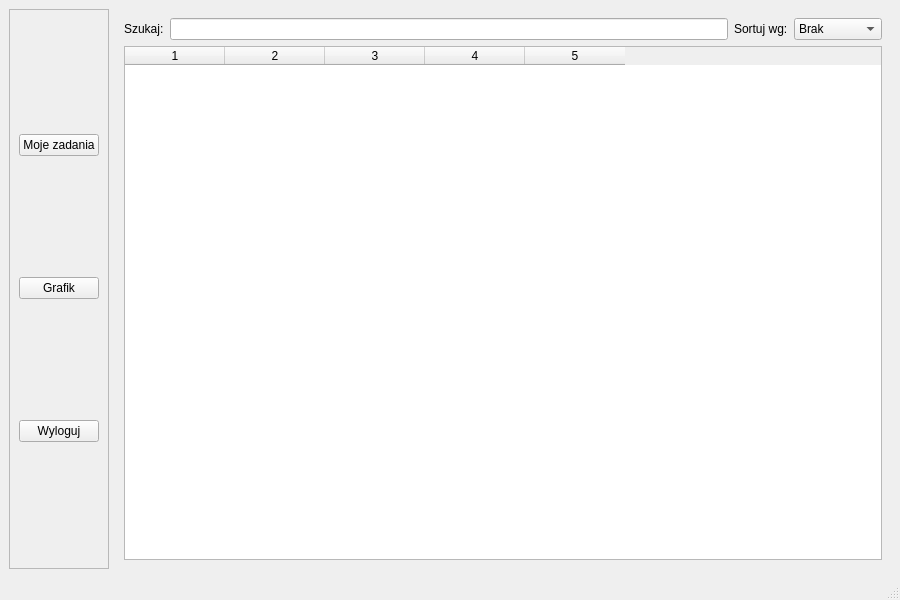
<?xml version="1.0" encoding="UTF-8"?>
<ui version="4.0">
	<class>EmployeeWindow</class>
	<widget class="QMainWindow" name="EmployeeWindow">
		<property name="geometry">
			<rect>
				<x>0</x>
				<y>0</y>
				<width>900</width>
				<height>600</height>
			</rect>
		</property>
		<property name="windowTitle">
			<string>Panel Pracownika</string>
		</property>
		<widget class="QWidget" name="centralwidget">
			<layout class="QHBoxLayout" name="horizontalLayoutMain">
				<item>
					<widget class="QFrame" name="menuFrame">
						<property name="frameShape">
							<enum>QFrame::StyledPanel</enum>
						</property>
						<layout class="QVBoxLayout" name="menuLayout">
							<item>
								<widget class="QPushButton" name="btnTasks">
									<property name="text">
										<string>Moje zadania</string>
									</property>
								</widget>
							</item>
							<item>
								<widget class="QPushButton" name="btnSchedule">
									<property name="text">
										<string>Grafik</string>
									</property>
								</widget>
							</item>
							<item>
								<widget class="QPushButton" name="btnLogout">
									<property name="text">
										<string>Wyloguj</string>
									</property>
								</widget>
							</item>
						</layout>
					</widget>
				</item>
				<item>
					<widget class="QStackedWidget" name="stackedWidget">
						<widget class="QWidget" name="pageTasks">
							<layout class="QVBoxLayout" name="verticalLayoutSearch">
								<item>
									<layout class="QHBoxLayout" name="searchSortLayout">
										<item>
											<widget class="QLabel" name="labelSearch">
												<property name="text">
													<string>Szukaj:</string>
												</property>
											</widget>
										</item>
										<item>
											<widget class="QLineEdit" name="lineEditSearch"/>
										</item>
										<item>
											<widget class="QLabel" name="labelSort">
												<property name="text">
													<string>Sortuj wg:</string>
												</property>
											</widget>
										</item>
										<item>
											<widget class="QComboBox" name="comboSort">
												<item>
													<property name="text">
														<string>Brak</string>
													</property>
												</item>
												<item>
													<property name="text">
														<string>Deadline ↑</string>
													</property>
												</item>
												<item>
													<property name="text">
														<string>Deadline ↓</string>
													</property>
												</item>
												<item>
													<property name="text">
														<string>Priorytet ↓</string>
													</property>
												</item>
												<item>
													<property name="text">
														<string>Priorytet ↑</string>
													</property>
												</item>
											</widget>
										</item>
									</layout>
								</item>
								<item>
									<widget class="QTableWidget" name="tableWidgetTasks">
										<property name="columnCount">
											<number>5</number>
										</property>
										<property name="horizontalHeaderLabels">
											<stringlist>
												<string>Tytuł</string>
												<string>Deadline</string>
												<string>Data dodania</string>
												<string>Priorytet</string>
												<string>Gotowość</string>
											</stringlist>
										</property>
									</widget>
								</item>

							</layout>
						</widget>
						<widget class="QWidget" name="pageSchedule">
							<layout class="QVBoxLayout" name="layoutSchedule">
								<item>
									<layout class="QHBoxLayout" name="daysLayout">
										<item>
											<widget class="QPushButton" name="btnPrevDays">
												<property name="text">
													<string>←</string>
												</property>
											</widget>
										</item>
										<item>
											<widget class="QGroupBox" name="groupDay1">
												<property name="title">
													<string>3.06.2025</string>
												</property>
												<layout class="QVBoxLayout" name="layoutDay1">
													<item>
														<widget class="QLabel" name="labelFrom1">
															<property name="text">
																<string>Dostępny od:</string>
															</property>
														</widget>
													</item>
													<item>
														<widget class="QTimeEdit" name="timeFrom1">
															<property name="time">
																<time>08:00:00</time>
															</property>
														</widget>
													</item>
													<item>
														<widget class="QLabel" name="labelTo1">
															<property name="text">
																<string>Dostępny do:</string>
															</property>
														</widget>
													</item>
													<item>
														<widget class="QTimeEdit" name="timeTo1">
															<property name="time">
																<time>16:00:00</time>
															</property>
														</widget>
													</item>
												</layout>
											</widget>
										</item>
										<item>
											<widget class="QGroupBox" name="groupDay2">
												<property name="title">
													<string>4.06.2025</string>
												</property>
												<layout class="QVBoxLayout" name="layoutDay2">
													<item>
														<widget class="QLabel" name="labelFrom2">
															<property name="text">
																<string>Dostępny od:</string>
															</property>
														</widget>
													</item>
													<item>
														<widget class="QTimeEdit" name="timeFrom2">
															<property name="time">
																<time>08:00:00</time>
															</property>
														</widget>
													</item>
													<item>
														<widget class="QLabel" name="labelTo2">
															<property name="text">
																<string>Dostępny do:</string>
															</property>
														</widget>
													</item>
													<item>
														<widget class="QTimeEdit" name="timeTo2">
															<property name="time">
																<time>16:00:00</time>
															</property>
														</widget>
													</item>
												</layout>
											</widget>
										</item>
										<item>
											<widget class="QGroupBox" name="groupDay3">
												<property name="title">
													<string>5.06.2025</string>
												</property>
												<layout class="QVBoxLayout" name="layoutDay3">
													<item>
														<widget class="QLabel" name="labelFrom3">
															<property name="text">
																<string>Dostępny od:</string>
															</property>
														</widget>
													</item>
													<item>
														<widget class="QTimeEdit" name="timeFrom3">
															<property name="time">
																<time>08:00:00</time>
															</property>
														</widget>
													</item>
													<item>
														<widget class="QLabel" name="labelTo3">
															<property name="text">
																<string>Dostępny do:</string>
															</property>
														</widget>
													</item>
													<item>
														<widget class="QTimeEdit" name="timeTo3">
															<property name="time">
																<time>16:00:00</time>
															</property>
														</widget>
													</item>
												</layout>
											</widget>
										</item>
										<item>
											<widget class="QPushButton" name="btnNextDays">
												<property name="text">
													<string>→</string>
												</property>
											</widget>
										</item>

									</layout>
								</item>
								<item>
									<widget class="QPushButton" name="buttonSaveSchedule">
										<property name="text">
											<string>Zapisz grafik</string>
										</property>
									</widget>
								</item>

							</layout>
						</widget>
					</widget>
				</item>
			</layout>
		</widget>
		<widget class="QStatusBar" name="statusbar"/>
	</widget>
	<resources/>
	<connections/>
</ui>
